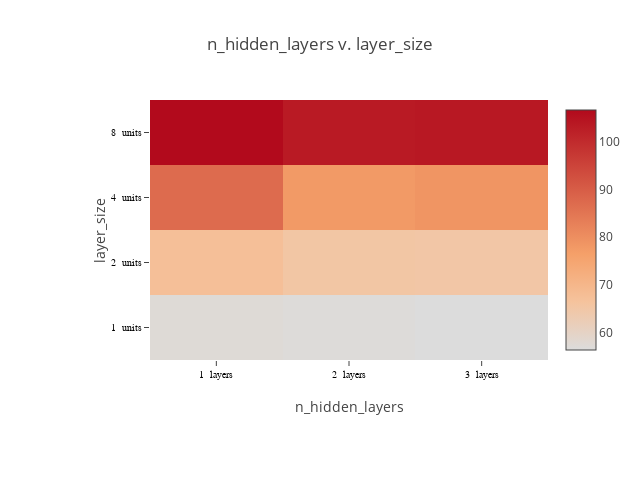

The cell this chart's notebook holds for it:
### Code cell
plot_matrix(lossframe, "n_hidden_layers", "layer_size", x_suffix=" layers", y_suffix=" units")

### Figure 1 — Plotly figure (JSON) as saved in the notebook; plotly's stock layout.template omitted (floating-point values rounded to 4 significant figures)
{"data": [{"colorscale": [[0, "rgb(0,0,255)", [1, "rgb(255,0,0)"]]], "type": "heatmap", "x": ["1  layers", "2  layers", "3  layers"], "y": ["1  units", "2  units", "4  units", "8  units"], "z": [[57.46, 57.0, 56.46], [67.52, 65.33, 65.11], [87.08, 77.78, 78.7], [106.6, 103.4, 103.8]]}], "layout": {"height": 480, "margin": {"b": 120, "l": 150, "r": 30, "t": 100}, "title": "n_hidden_layers v. layer_size", "width": 640, "xaxis": {"tickfont": {"color": "black", "family": "Arial, sans-serif", "size": 10}, "title": "n_hidden_layers"}, "yaxis": {"tickfont": {"color": "black", "family": "Arial, sans-serif", "size": 10}, "title": "layer_size"}}}
